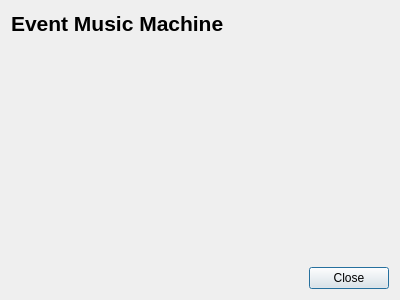
<?xml version="1.0" encoding="UTF-8"?>
<ui version="4.0">
 <class>Core::Internal::AboutDialog</class>
 <widget class="QDialog" name="Core::Internal::AboutDialog">
  <property name="geometry">
   <rect>
    <x>0</x>
    <y>0</y>
    <width>400</width>
    <height>300</height>
   </rect>
  </property>
  <property name="windowTitle">
   <string>About Event Music Machine</string>
  </property>
  <layout class="QVBoxLayout" name="verticalLayout">
   <item>
    <layout class="QGridLayout" name="gridLayout">
     <item row="0" column="0">
      <widget class="QLabel" name="label">
       <property name="font">
        <font>
         <pointsize>16</pointsize>
         <weight>75</weight>
         <bold>true</bold>
        </font>
       </property>
       <property name="text">
        <string notr="true">Event Music Machine</string>
       </property>
      </widget>
     </item>
     <item row="1" column="0">
      <spacer name="verticalSpacer">
       <property name="orientation">
        <enum>Qt::Vertical</enum>
       </property>
       <property name="sizeHint" stdset="0">
        <size>
         <width>20</width>
         <height>40</height>
        </size>
       </property>
      </spacer>
     </item>
    </layout>
   </item>
   <item>
    <widget class="QDialogButtonBox" name="buttonBox">
     <property name="standardButtons">
      <set>QDialogButtonBox::Close</set>
     </property>
    </widget>
   </item>
  </layout>
 </widget>
 <resources/>
 <connections>
  <connection>
   <sender>buttonBox</sender>
   <signal>rejected()</signal>
   <receiver>Core::Internal::AboutDialog</receiver>
   <slot>close()</slot>
   <hints>
    <hint type="sourcelabel">
     <x>199</x>
     <y>278</y>
    </hint>
    <hint type="destinationlabel">
     <x>199</x>
     <y>149</y>
    </hint>
   </hints>
  </connection>
 </connections>
</ui>
